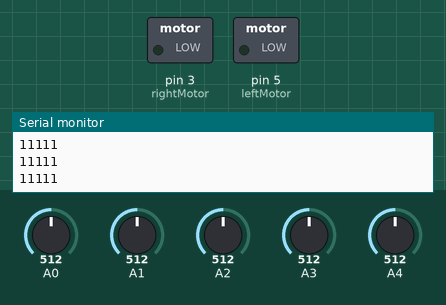
This sketch was run on a simulated Arduino Uno, built with avr-gcc and run on an emulated ATmega328P. Shown: switched loads named in the sketch (green lamp = pin HIGH), the last lines printed to the serial monitor. Dashed ring = blinking. Inputs (shaded band) come from the test bench; at power-on: A0 = 512, A1 = 512, A2 = 512, A3 = 512, A4 = 512.

Above: at 1.2 s.
1.3 s: A0 set to 760
2.8 s: A1 set to 736
5.8 s: A1 set to 766
At 6.33 s:
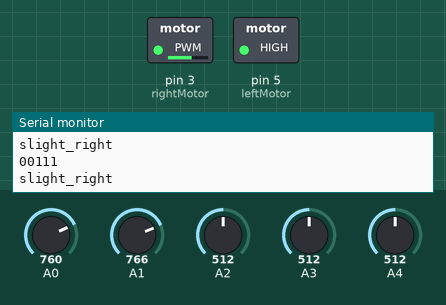
8.8 s: A2 set to 737
11.8 s: A2 set to 766
14.8 s: A3 set to 734
17.8 s: A3 set to 763
At 18.1 s:
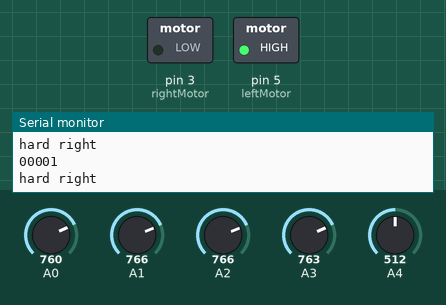
Timing chart, 0 to 21.8 s (numbered marks = the images above; inputs shaded):
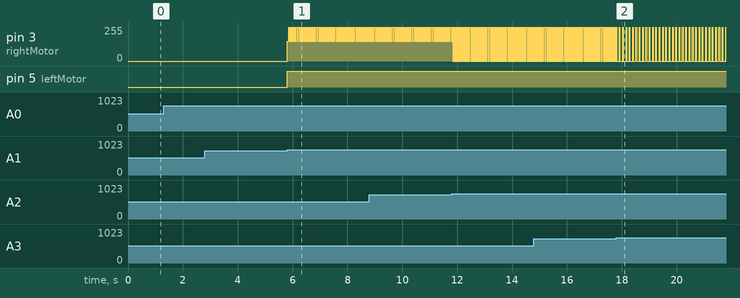

Measured:
- the behaviour switches between 750 and 751 on A1 (found by bisection; images 0 and 1)
- the behaviour switches between 750 and 751 on A3 (found by bisection; images 1 and 2)
- after the input at 5.8 s, pin 3 (rightMotor): alternates 255/255 for 0.02 s and 150/255 for 0.05 s, starting at once; pin 5 (leftMotor): LOW → HIGH at once
- after the input at 17.8 s, pin 3 (rightMotor): alternates 255/255 for 0.02 s and 0/255 for 0.10 s, starting after 0.11 s

The sketch:

line_version_alpha.ino
```cpp
byte led_left;
byte led_right;
byte leftMotor;
byte rightMotor;

void setup() {
  Serial.begin(9600);
  rightMotor = 3;
  leftMotor = 5;
  led_left=22;
  led_right=24;
}

void loop() {

  int sensor_read[5];
  int sensor[5];

  for (int i=0; i<5; i++)                                 //READING into an array
  {
    sensor_read[i]=analogRead(i);
  }

  //int max=800;
  //int min=500;

  for (int i=0; i<5; i++)                                 //REPLACING WITH 0  &  1
  {
    if(sensor_read[i]>750)
    {
      sensor[i]=0;
    }
    else {
      sensor[i]=1;
    }
  }

detectCommand(sensor);
debug(sensor);
  delay(10);
}
void debug( int sensor[])
{
  for( int i; i<5; i++)
  {
    Serial.print(sensor[i]);
  }
  Serial.println(" ");
}

void detectCommand(int sensor[])
{
   if((sensor[0]==1) && (sensor[1]==0) && (sensor[2]==0) && (sensor[3]==0) && (sensor[4]==0))
  {
    Serial.println("hard left");
    h_left();
    delay(100);
    forward();
    delay(10);
  }
  else if((sensor[0]==0) && (sensor[1]==0) && (sensor[2]==0) && (sensor[3]==0) && (sensor[4]==1))
  {
    Serial.println("hard right");
    h_right();
    delay(100);
    forward();
    delay(10);
  }
   else if(( sensor[0]==0) && (sensor[1]==0) && (sensor[2]==1) && (sensor[3]==1) && (sensor[4]==1))
  {
    Serial.println("slight_right");
    slight_right();
    delay(50);
    forward();
    delay(10);
  }
   else if((sensor[0]==0) && (sensor[1]==1) && (sensor[2]==1) && (sensor[3]==1) && (sensor[4]==0))
  {
    Serial.println("forward");
    forward();
    delay(100);

  }
//    else if((sensor[0]==1) && (sensor[1]==1) && (sensor[2]==1) && (sensor[3]==1) && (sensor[4]==1))
//  {
//    Serial.println("forward");
//    forward();
//    delay(50);
//  }
  else if(( sensor[0]==1) && (sensor[1]==1) && (sensor[2]==1) && (sensor[3]==0) && (sensor[4]==0 ))
  {
    Serial.println("slight_left");
    slight_left();
    delay(50);
    forward();
    delay(10);
  }

  else if((sensor[0]==0) && (sensor[1]==1) && (sensor[2]==1) && (sensor[3]==0) && (sensor[4]==0))
  {
    Serial.println("minor adjustment- left");
    m_left();
    delay(50);
  }
 else if((sensor[0]==0) && (sensor[1]==0) && (sensor[2]==1) && (sensor[3]==1) && (sensor[4]==0))
  {
    Serial.println("minor adjustment- right");
    m_right();
    delay(50);
  }
    else if(( sensor[0]==1) && (sensor[1]==1) && (sensor[2]==0) && (sensor[3]==0) && (sensor[4]==0))
  {
    Serial.println("h_left");
    h_left();
    delay(50);
    forward();
    delay(10);
  }
     else if(( sensor[0]==0) && (sensor[1]==0) && (sensor[2]==0) && (sensor[3]==1) && (sensor[4]==1))
  {
    Serial.println("h_right");
    h_right();
    delay(50);
    forward();
    delay(10);
  }
}

void forward()
{
  analogWrite(leftMotor, 255);
  analogWrite(rightMotor, 255);
}

void h_left()
{
  analogWrite(leftMotor, 0);
  analogWrite(rightMotor, 255);

}
void slight_left()
{
  analogWrite(leftMotor, 150);
  analogWrite(rightMotor, 255);
}
void h_right()
{
  analogWrite(leftMotor, 255);
  analogWrite(rightMotor, 0);
}
void slight_right()
{
  analogWrite(leftMotor, 255);
  analogWrite(rightMotor, 150);

}
void m_left()
{
  analogWrite(leftMotor, 255);
  analogWrite(rightMotor, 130);

}
void m_right()
{
  analogWrite(leftMotor, 255);
  analogWrite(rightMotor, 130);

}
```
